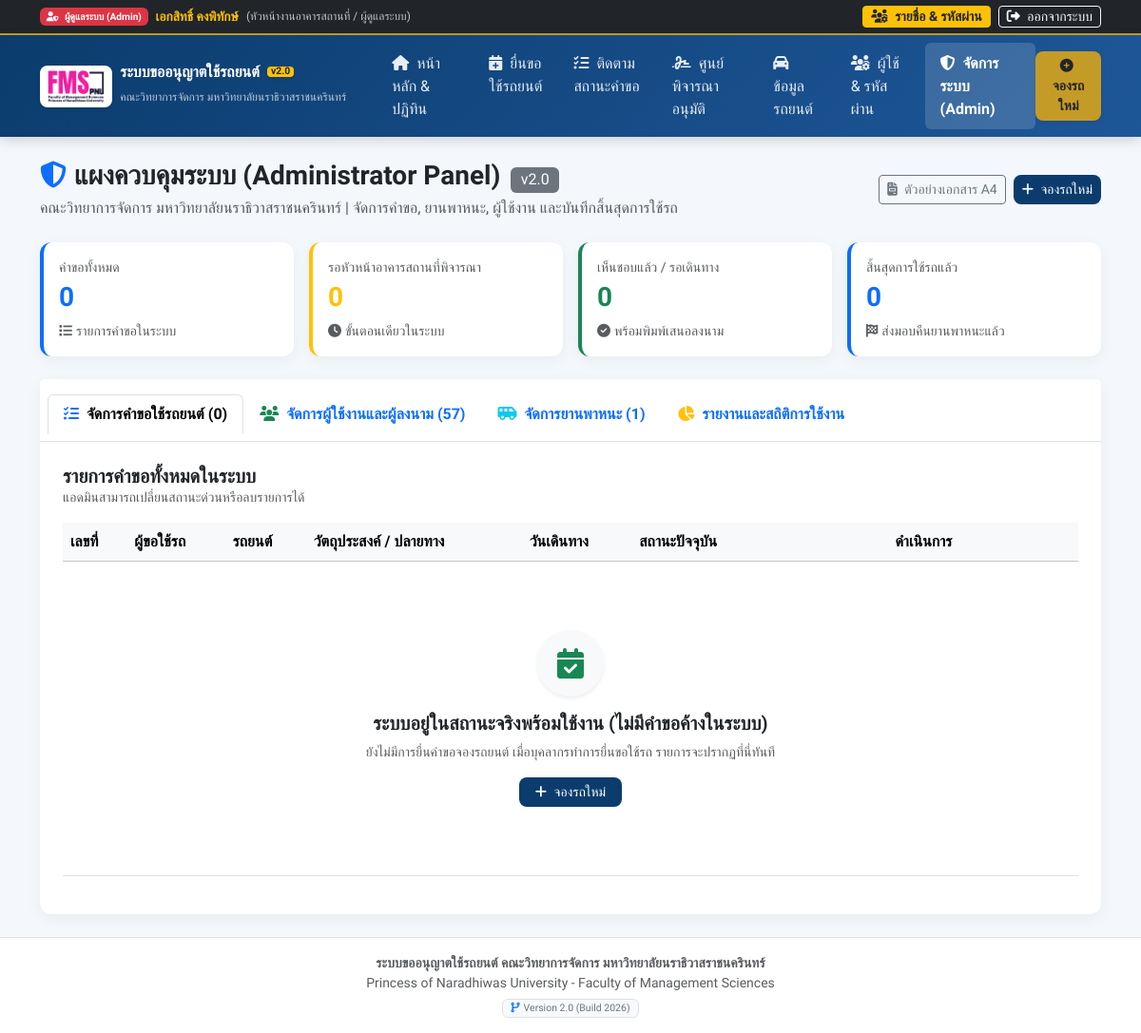
/admin.php (signed in), run on the app's committed database.
### tables this page shows
CREATE TABLE users (
    id INTEGER PRIMARY KEY AUTOINCREMENT,
    username TEXT UNIQUE NOT NULL,
    password TEXT NOT NULL,
    prefix TEXT,
    fullname TEXT NOT NULL,
    position TEXT NOT NULL,
    department TEXT NOT NULL,
    role TEXT NOT NULL, -- requester, facility_head, office_head, dean, driver, admin
    phone TEXT,
    signature_img TEXT,
    created_at DATETIME DEFAULT CURRENT_TIMESTAMP
, plain_password TEXT, remember_token TEXT, remember_token_expiry DATETIME);

### includes/auth.php (called while the page is built, shortened)
<?php
$currentUser = $_SESSION['user'] ?? null;
$isLoggedIn = !empty($currentUser);
$isAdmin = $isLoggedIn && (($currentUser['role'] ?? '') === 'admin');

### admin.php (the view, shortened to what this page needs)
<?php
require_once __DIR__ . '/includes/auth.php';
$stats = [
    'total' => $pdo->query("SELECT COUNT(*) FROM bookings")->fetchColumn(),
    'pending_facility' => $pdo->query("SELECT COUNT(*) FROM bookings WHERE status = 'pending_facility'")->fetchColumn(),
    'pending_office' => $pdo->query("SELECT COUNT(*) FROM bookings WHERE status = 'pending_office'")->fetchColumn(),
    'pending_dean' => $pdo->query("SELECT COUNT(*) FROM bookings WHERE status = 'pending_dean'")->fetchColumn(),
    'pending_driver' => $pdo->query("SELECT COUNT(*) FROM bookings WHERE status = 'pending_driver'")->fetchColumn(),
    'approved' => $pdo->query("SELECT COUNT(*) FROM bookings WHERE status IN ('approved', 'pending_office', 'pending_dean', 'pending_driver')")->fetchColumn(),
    'completed' => $pdo->query("SELECT COUNT(*) FROM bookings WHERE status = 'completed'")->fetchColumn(),
    'rejected' => $pdo->query("SELECT COUNT(*) FROM bookings WHERE status = 'rejected'")->fetchColumn(),
    'cancelled' => $pdo->query("SELECT COUNT(*) FROM bookings WHERE status = 'cancelled'")->fetchColumn(),
    'total_vehicles' => $pdo->query("SELECT COUNT(*) FROM vehicles")->fetchColumn(),
    'active_vehicles' => $pdo->query("SELECT COUNT(*) FROM vehicles WHERE status = 'active'")->fetchColumn(),
    'total_users' => $pdo->query("SELECT COUNT(*) FROM users")->fetchColumn(),
    'fuel_support_count' => $pdo->query("SELECT COUNT(*) FROM approvals WHERE facility_fuel = 1")->fetchColumn(),
    'allowance_support_count' => $pdo->query("SELECT COUNT(*) FROM approvals WHERE facility_allowance = 1")->fetchColumn(),
];
$allBookings = $pdo->query("
    SELECT b.*, v.brand_model, v.vehicle_type
    FROM bookings b
    LEFT JOIN vehicles v ON b.vehicle_id = v.id
    ORDER BY b.id DESC
")->fetchAll();
$allVehicles = $pdo->query("SELECT * FROM vehicles ORDER BY id ASC")->fetchAll();
$allUsersList = $pdo->query("SELECT * FROM users ORDER BY id ASC")->fetchAll();
require_once __DIR__ . '/includes/header.php';
?>
<div class="d-flex justify-content-between align-items-center mb-4">
    <div>
        <h3 class="fw-bold text-dark mb-1">
            <i class="fas fa-shield-halved text-primary me-2"></i>แผงควบคุมระบบ (Administrator Panel) <span class="badge bg-secondary fs-6 fw-normal ms-1">v<?= APP_VERSION ?></span>
        </h3>
        <span class="text-muted">
            คณะวิทยาการจัดการ มหาวิทยาลัยนราธิวาสราชนครินทร์ | จัดการคำขอ, ยานพาหนะ, ผู้ใช้งาน และบันทึกสิ้นสุดการใช้รถ
        </span>
    </div>
    <div class="d-flex gap-2">
        <a href="print_form.php<?= !empty($allBookings) ? '?id=' . $allBookings[0]['id'] : '' ?>" target="_blank" class="btn btn-outline-secondary btn-sm">
            <i class="fas fa-file-invoice me-1"></i> ตัวอย่างเอกสาร A4
        </a>
        <a href="book.php" class="btn btn-pnu btn-sm">
            <i class="fas fa-plus me-1"></i> จองรถใหม่
        </a>
    </div>
</div>
<div class="row g-3 mb-4">
    <div class="col-md-3 col-sm-6">
        <div class="card card-custom p-3 border-start border-4 border-primary">
            <div class="text-muted small">คำขอทั้งหมด</div>
            <div class="fs-3 fw-bold text-primary"><?= $stats['total'] ?></div>
            <div class="small text-muted mt-1"><i class="fas fa-list me-1"></i>รายการคำขอในระบบ</div>
        </div>
    </div>
    <div class="col-md-3 col-sm-6">
        <div class="card card-custom p-3 border-start border-4 border-warning">
            <div class="text-muted small">รอหัวหน้าอาคารสถานที่พิจารณา</div>
            <div class="fs-3 fw-bold text-warning">
                <?= $stats['pending_facility'] ?>
            </div>
            <div class="small text-muted mt-1"><i class="fas fa-clock me-1"></i>ขั้นตอนเดียวในระบบ</div>
        </div>
    </div>
    <div class="col-md-3 col-sm-6">
        <div class="card card-custom p-3 border-start border-4 border-success">
            <div class="text-muted small">เห็นชอบแล้ว / รอเดินทาง</div>
            <div class="fs-3 fw-bold text-success"><?= $stats['approved'] ?></div>
            <div class="small text-muted mt-1"><i class="fas fa-check-circle me-1"></i>พร้อมพิมพ์เสนอลงนาม</div>
        </div>
    </div>
    <div class="col-md-3 col-sm-6">
        <div class="card card-custom p-3 border-start border-4 border-primary">
            <div class="text-muted small">สิ้นสุดการใช้รถแล้ว</div>
            <div class="fs-3 fw-bold text-primary"><?= $stats['completed'] ?></div>
            <div class="small text-muted mt-1"><i class="fas fa-flag-checkered me-1"></i>ส่งมอบคืนยานพาหนะแล้ว</div>
        </div>
    </div>
</div>
<div class="card card-custom">
    <div class="card-header bg-white border-bottom p-3">
        <ul class="nav nav-tabs card-header-tabs" id="adminTabs" role="tablist">
            <li class="nav-item">
                <button class="nav-link active fw-semibold" id="bookings-tab" data-bs-toggle="tab" data-bs-target="#tab-bookings" type="button" role="tab">
                    <i class="fas fa-list-check text-primary me-2"></i>จัดการคำขอใช้รถยนต์ (<?= count($allBookings) ?>)
                </button>
            </li>
            <li class="nav-item">
                <button class="nav-link fw-semibold" id="users-tab" data-bs-toggle="tab" data-bs-target="#tab-users" type="button" role="tab">
                    <i class="fas fa-users text-success me-2"></i>จัดการผู้ใช้งานและผู้ลงนาม (<?= count($allUsersList) ?>)
                </button>
            </li>
            <li class="nav-item">
                <button class="nav-link fw-semibold" id="fleet-tab" data-bs-toggle="tab" data-bs-target="#tab-fleet" type="button" role="tab">
                    <i class="fas fa-van-shuttle text-info me-2"></i>จัดการยานพาหนะ (<?= count($allVehicles) ?>)
                </button>
            </li>
            <li class="nav-item">
                <button class="nav-link fw-semibold" id="stats-tab" data-bs-toggle="tab" data-bs-target="#tab-stats" type="button" role="tab">
                    <i class="fas fa-chart-pie text-warning me-2"></i>รายงานและสถิติการใช้งาน
                </button>
            </li>
        </ul>
    </div>
    <div class="card-body p-4">
        <div class="tab-content" id="adminTabsContent">
            <div class="tab-pane fade show active" id="tab-bookings" role="tabpanel">
                <div class="d-flex flex-wrap justify-content-between align-items-center mb-3 gap-2">
                    <div>
                        <h5 class="fw-bold text-dark mb-0">รายการคำขอทั้งหมดในระบบ</h5>
                        <div class="text-muted small">แอดมินสามารถเปลี่ยนสถานะด่วนหรือลบรายการได้</div>
                    </div>
                </div>
                <div class="table-responsive">
                    <table class="table table-hover align-middle">
                        <thead class="table-light">
                            <tr>
                                <th>เลขที่</th>
                                <th>ผู้ขอใช้รถ</th>
                                <th>รถยนต์</th>
                                <th>วัตถุประสงค์ / ปลายทาง</th>
                                <th>วันเดินทาง</th>
                                <th>สถานะปัจจุบัน</th>
                                <th class="text-center" style="min-width: 220px;">ดำเนินการ</th>
                            </tr>
                        </thead>
                        <tbody>
                            <?php if (empty($allBookings)): ?>
                            <tr>
                                <td colspan="7" class="text-center py-5">
                                    <div class="py-4">
                                        <div class="bg-light rounded-circle d-inline-flex align-items-center justify-content-center mb-3 shadow-sm" style="width: 70px; height: 70px;">
                                            <i class="fas fa-calendar-check fs-2 text-success"></i>
                                        </div>
                                        <h5 class="fw-bold text-dark">ระบบอยู่ในสถานะจริงพร้อมใช้งาน (ไม่มีคำขอค้างในระบบ)</h5>
                                        <p class="text-muted small mb-3">ยังไม่มีการยื่นคำขอจองรถยนต์ เมื่อบุคลากรทำการยื่นขอใช้รถ รายการจะปรากฏที่นี่ทันที</p>
                                        <a href="book.php" class="btn btn-pnu btn-sm px-3">
                                            <i class="fas fa-plus me-1"></i> จองรถใหม่
                                        </a>
                                    </div>
                                </td>
                            </tr>
                            <?php endif; ?>
                        </tbody>
                    </table>
                </div>
            </div>
        </div>
    </div>
</div>
<?php require_once __DIR__ . '/includes/footer.php'; ?>

### includes/header.php (shortened to what this page needs)
<?php
require_once __DIR__ . '/auth.php';
$currentPage = basename($_SERVER['PHP_SELF']);
?>
<!DOCTYPE html>
<html lang="th">
<head>
    <link href="https://cdn.jsdelivr.net/npm/bootstrap@5.3.3/dist/css/bootstrap.min.css" rel="stylesheet">
    <link href="https://cdnjs.cloudflare.com/ajax/libs/font-awesome/6.5.1/css/all.min.css" rel="stylesheet">
    <link href="https://cdn.jsdelivr.net/npm/fullcalendar@6.1.11/index.global.min.css" rel="stylesheet">
</head>
<body>
<div class="role-bar">
    <div class="container d-flex flex-wrap justify-content-between align-items-center">
        <?php if ($isAdmin): ?>
            <div class="d-flex align-items-center">
                <span class="badge bg-danger me-2"><i class="fas fa-user-shield me-1"></i> ผู้ดูแลระบบ (Admin)</span>
                <strong class="text-warning me-2"><?= htmlspecialchars($currentUser['fullname']) ?></strong>
                <span class="text-light opacity-75 small">(<?= htmlspecialchars($currentUser['position']) ?>)</span>
            </div>
            <div class="d-flex align-items-center gap-2">
                <a href="users.php" class="btn btn-warning btn-sm py-0 px-2 text-dark fw-semibold small">
                    <i class="fas fa-users-gear me-1"></i> รายชื่อ & รหัสผ่าน
                </a>
                <a href="logout.php" class="btn btn-outline-light btn-sm py-0 px-2 small" onclick="return confirm('ยืนยันต้องการออกจากระบบ?');">
                    <i class="fas fa-sign-out-alt me-1"></i> ออกจากระบบ
                </a>
            </div>
        <?php endif; ?>
    </div>
</div>
<nav class="navbar navbar-expand-lg navbar-dark navbar-pnu sticky-top">
    <div class="container">
        <a class="navbar-brand d-flex align-items-center" href="index.php">
            <div class="bg-white rounded-3 px-2 py-1 me-2 d-flex align-items-center justify-content-center shadow-sm" style="height: 44px;">
                <img src="assets/fms-logo.png" alt="FMS PNU Logo" style="height: 34px; width: auto; max-width: 80px; object-fit: contain;">
            </div>
            <div>
                <div class="fw-bold fs-6 lh-1 d-flex align-items-center gap-2">
                    <span>ระบบขออนุญาตใช้รถยนต์</span>
                    <span class="badge bg-warning text-dark px-1 py-0 shadow-sm" style="font-size: 0.65rem; font-weight: 700; border-radius: 4px;">v<?= APP_VERSION ?></span>
                </div>
                <small class="text-light opacity-75" style="font-size: 0.75rem;">คณะวิทยาการจัดการ มหาวิทยาลัยนราธิวาสราชนครินทร์</small>
            </div>
        </a>
        <div class="collapse navbar-collapse" id="navbarMain">
            <ul class="navbar-nav me-auto mb-2 mb-lg-0 ms-lg-3">
                <li class="nav-item">
                    <a class="nav-link <?= ($currentPage == 'index.php') ? 'active' : '' ?>" href="index.php">
                        <i class="fas fa-home me-1"></i> หน้าหลัก & ปฏิทิน
                    </a>
                </li>
                <li class="nav-item">
                    <a class="nav-link <?= ($currentPage == 'book.php') ? 'active' : '' ?>" href="<?= $isLoggedIn ? 'book.php' : 'login.php?redirect=book.php&login_required=1' ?>">
                        <i class="fas fa-calendar-plus me-1"></i> ยื่นขอใช้รถยนต์
                    </a>
                </li>
                <li class="nav-item">
                    <a class="nav-link <?= ($currentPage == 'my_bookings.php') ? 'active' : '' ?>" href="my_bookings.php">
                        <i class="fas fa-list-check me-1"></i> ติดตามสถานะคำขอ
                    </a>
                </li>
                <?php if ($isAdmin): ?>
                    <li class="nav-item">
                        <a class="nav-link <?= ($currentPage == 'approvals.php') ? 'active' : '' ?>" href="approvals.php">
                            <i class="fas fa-signature me-1"></i> ศูนย์พิจารณาอนุมัติ
                        </a>
                    </li>
                    <li class="nav-item">
                        <a class="nav-link <?= ($currentPage == 'vehicles.php') ? 'active' : '' ?>" href="vehicles.php">
                            <i class="fas fa-car me-1"></i> ข้อมูลรถยนต์
                        </a>
                    </li>
                    <li class="nav-item">
                        <a class="nav-link <?= ($currentPage == 'users.php') ? 'active' : '' ?>" href="users.php">
                            <i class="fas fa-users-gear me-1"></i> ผู้ใช้ & รหัสผ่าน
                        </a>
                    </li>
                    <li class="nav-item">
                        <a class="nav-link text-warning fw-bold <?= ($currentPage == 'admin.php') ? 'active' : '' ?>" href="admin.php">
                            <i class="fas fa-shield-halved me-1"></i> จัดการระบบ (Admin)
                        </a>
                    </li>
                <?php endif; ?>
            </ul>
            <div class="d-flex align-items-center gap-2">
                <?php if ($isLoggedIn): ?>
                    <a href="book.php" class="btn btn-gold btn-sm px-3 shadow-sm">
                        <i class="fas fa-plus-circle me-1"></i> จองรถใหม่
                    </a>
                <?php endif; ?>
            </div>
        </div>
    </div>
</nav>
<main class="container my-4 flex-grow-1">

### includes/header.php (style rules this page uses)
:root { --pnu-blue: #0b3c6d; --pnu-gold: #c59b27; --pnu-light: #f4f7fb; }
body { font-family: 'Prompt', sans-serif; background-color: var(--pnu-light); color: #333; min-height: 100vh; display: flex; flex-direction: column; }
.navbar-pnu { background: linear-gradient(135deg, #0b3c6d 0%, #1e5799 100%); box-shadow: 0 4px 12px rgba(0,0,0,0.15); }
.navbar-pnu .nav-link { color: rgba(255, 255, 255, 0.9) !important; font-weight: 500; padding: 0.6rem 1rem !important; border-radius: 6px; transition: all 0.2s; }
.navbar-pnu .nav-link:hover, .navbar-pnu .nav-link.active { color: #fff !important; background-color: rgba(255, 255, 255, 0.15); }
.role-bar { background-color: #212529; color: #fff; padding: 6px 0; font-size: 0.85rem; border-bottom: 2px solid var(--pnu-gold); }
.card-custom { border: none; border-radius: 12px; box-shadow: 0 4px 15px rgba(0,0,0,0.05); transition: transform 0.2s, box-shadow 0.2s; }
.btn-pnu { background-color: var(--pnu-blue); color: white; font-weight: 500; border-radius: 8px; transition: all 0.2s; }
.btn-gold { background-color: var(--pnu-gold); color: #212529; font-weight: 600; border-radius: 8px; }

### data on the page
users: fullname "เอกสิทธิ์ คงพิทักษ์", position "หัวหน้างานอาคารสถานที่ / ผู้ดูแลระบบ"

### other printed values
APP_VERSION "2.0"
$stats['total'] "0"
$stats['pending_facility'] "0"
$stats['approved'] "0"
$stats['completed'] "0"
count($allBookings) "0"
count($allUsersList) "57"
count($allVehicles) "1"
